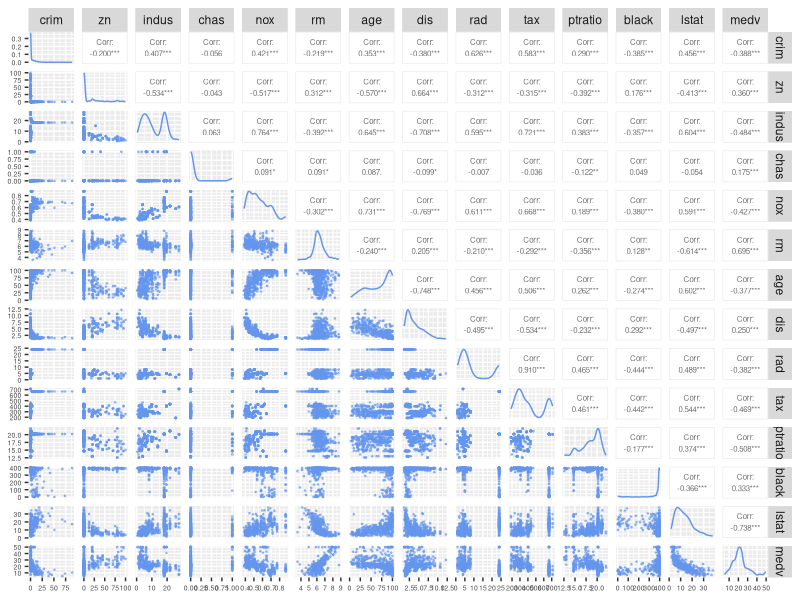
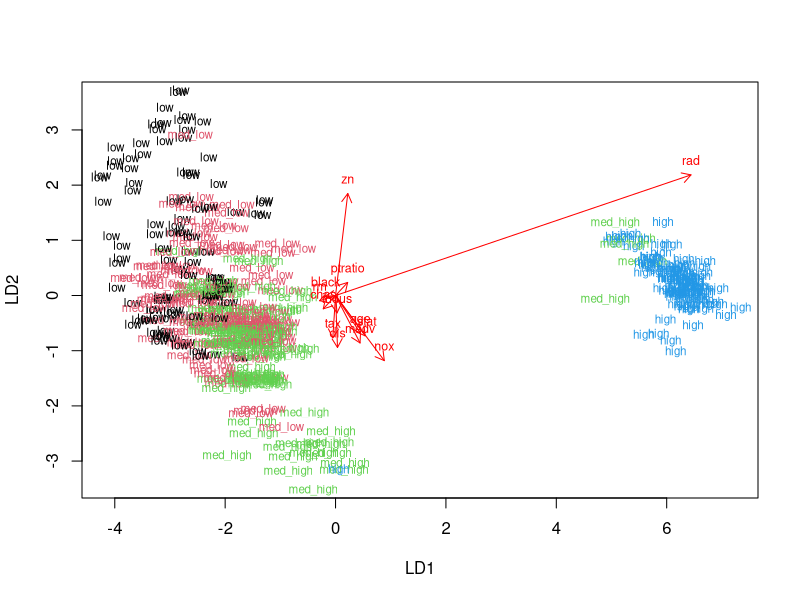
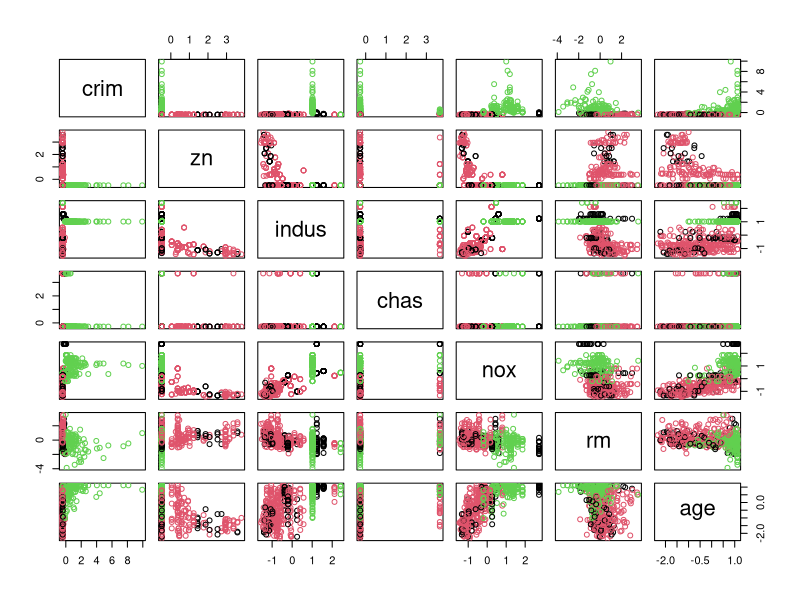
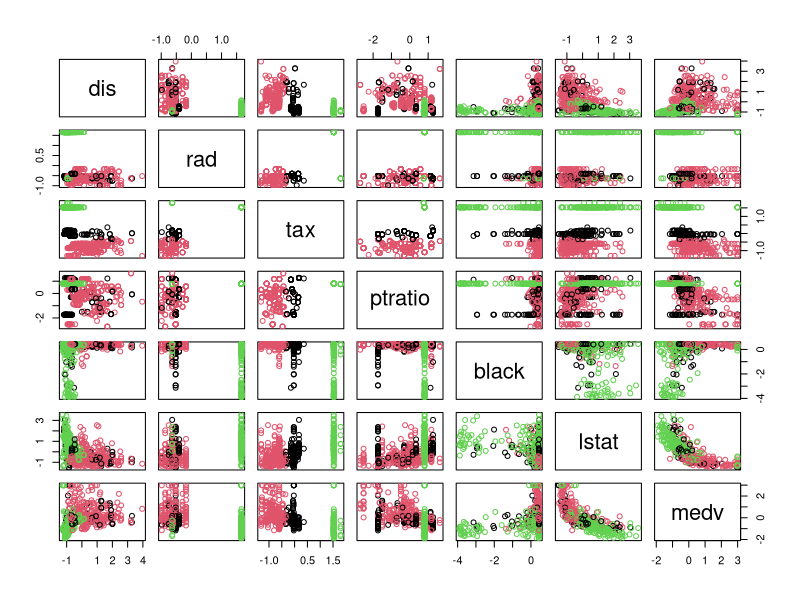
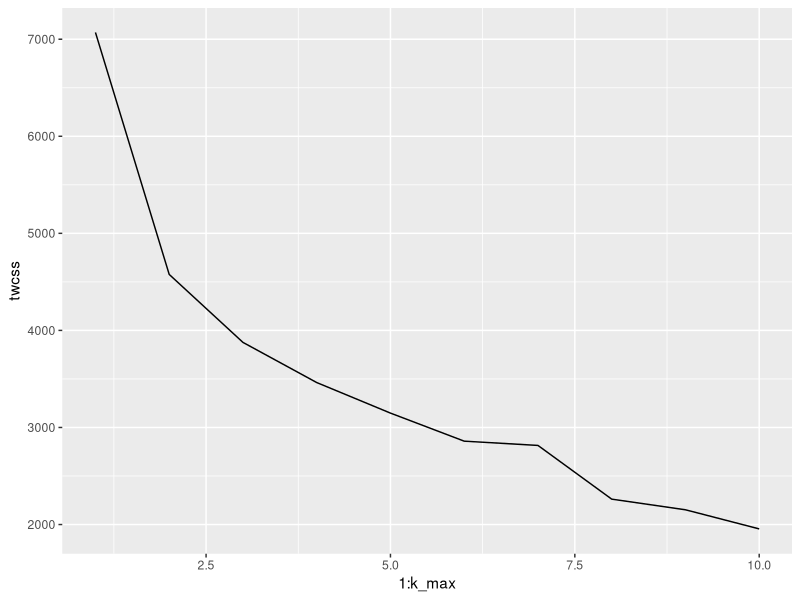
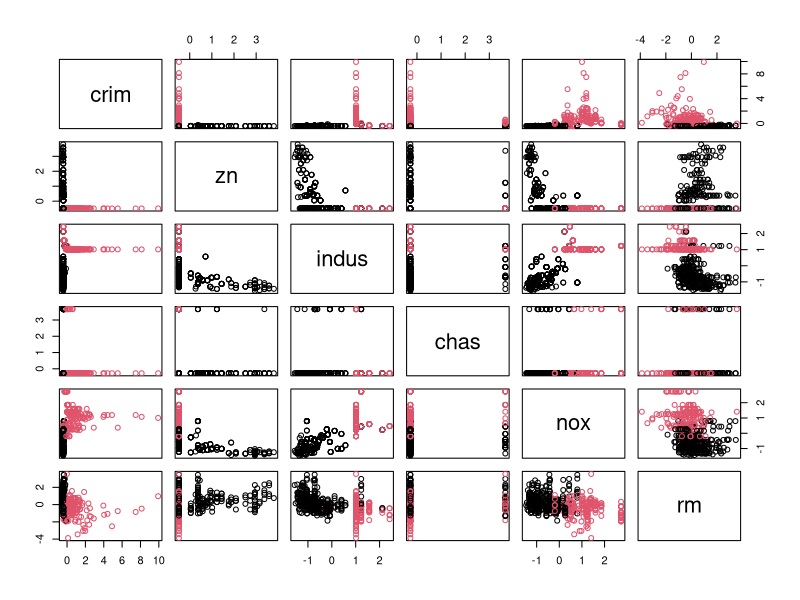
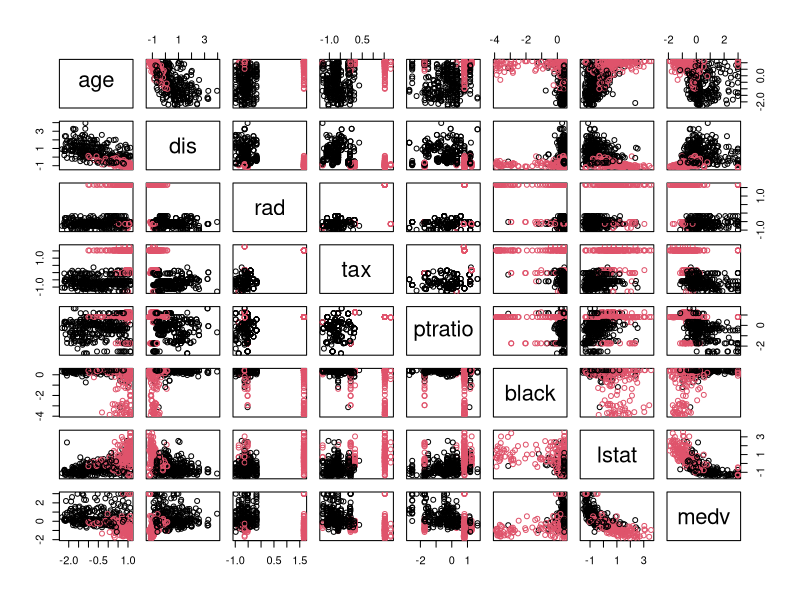

These charts were generated, in order, by the following R code:
## ---- chunk 1
# access the MASS package
library(MASS)
# load the data
data("Boston")
## ---- chunk 2
# dimensions of data
dim(Boston)

## ---- chunk 3
# variables
colnames(Boston)
## ---- chunk 4

summary(Boston)

## ---- chunk 5

# Access the libraries needed for visualization of data
library(GGally)
library(ggplot2)

## ---- chunk 6

library(tidyverse)
# drop variable chas
#Boston <- dplyr::select(Boston, -chas) 


# plot distributions and correlations of continuous variables 
p <- Boston %>% 
  ggpairs(
    mapping = aes(alpha=0.5), 
    lower = list(continuous = wrap("points", colour = "cornflower blue", size=0.3)), 
    upper = list(continuous = wrap("cor", size = 2)),
    diag = list(continuous = wrap("densityDiag", colour = "cornflower blue"))) +
 theme(axis.text.x = element_text(size=5), 
       axis.text.y = element_text(size=5))  
p



## ---- chunk 7
# center and standardize variables
boston_scaled <- scale(Boston)
# change the object to data frame
boston_scaled <- as.data.frame(boston_scaled)
# summaries of the scaled variables
summary(boston_scaled,digits=2)

## ---- chunk 8
# create a quantile vector of crim and print it
bins <- quantile(boston_scaled$crim)
bins

# create a categorical variable 'crime'
crime <- cut(boston_scaled$crim, breaks = bins, include.lowest = TRUE,label=c("low","med_low","med_high","high"))

# look at the table of the new factor crime
table(crime)

# remove original crim from the dataset
boston_scaled <- dplyr::select(boston_scaled, -crim)

# add the new categorical value to scaled data
boston_scaled <- data.frame(boston_scaled, crime)
## ---- chunk 9
# number of rows in the Boston dataset 
n <- nrow(boston_scaled)

# choose randomly 80% of the rows
ind <- sample(n,  size = n * 0.8)

# create train set
train <- boston_scaled[ind,]

# create test set 
test <- boston_scaled[-ind,]

## ---- chunk 10

# linear discriminant analysis
lda.fit <- lda(crime ~ ., data = train)

# print the lda.fit object
lda.fit
## ---- chunk 11
# the function for lda biplot arrows
lda.arrows <- function(x, myscale = 1, arrow_heads = 0.1, color = "red", tex = 0.75, choices = c(1,2)){
  heads <- coef(x)
  arrows(x0 = 0, y0 = 0, 
         x1 = myscale * heads[,choices[1]], 
         y1 = myscale * heads[,choices[2]], col=color, length = arrow_heads)
  text(myscale * heads[,choices], labels = row.names(heads), 
       cex = tex, col=color, pos=3)
}

# target classes as numeric
classes <- as.numeric(train$crime)

# plot the lda results
plot(lda.fit, dimen = 2, col=classes,pch=classes)

lda.arrows(lda.fit, myscale = 2)

## ---- chunk 12

# save the correct classes from test data
correct_classes <- test$crime

# remove the crime variable from test data
test <- dplyr::select(test, -crime)

## ---- chunk 13
# predict classes with test data
lda.pred <- predict(lda.fit, newdata = test)

# cross tabulate the results
table(correct = correct_classes, predicted = lda.pred$class) %>% prop.table 

## ---- chunk 14
# load MASS and Boston
library(MASS)
data('Boston')

# remove variable chas 
#Boston <- Boston %>% dplyr::select(-chas)

# center and standardize variables
boston_scaled <- scale(Boston)

# change the object to data frame
boston_scaled <- as.data.frame(boston_scaled)

# euclidean distance matrix
dist_eu <- dist(boston_scaled)

# look at the summary of the distances
summary(dist_eu)
## ---- chunk 15
# k-means clustering
km <-kmeans(Boston, centers = 3)

# plot the Boston dataset with clusters
pairs(boston_scaled[1:7], col = km$cluster)
pairs(boston_scaled[8:14], col = km$cluster)

## ---- chunk 16
set.seed(123)

# determine the number of clusters
k_max <- 10

# calculate the total within sum of squares
twcss <- sapply(1:k_max, function(k){kmeans(boston_scaled, k)$tot.withinss})

# visualize the results
qplot(x = 1:k_max, y = twcss, geom = 'line')

## ---- chunk 17

# k-means clustering
km <-kmeans(boston_scaled, centers = 2)

# plot the Boston dataset with 2 clusters
pairs(boston_scaled[1:6], col = km$cluster)
pairs(boston_scaled[7:14], col = km$cluster)


